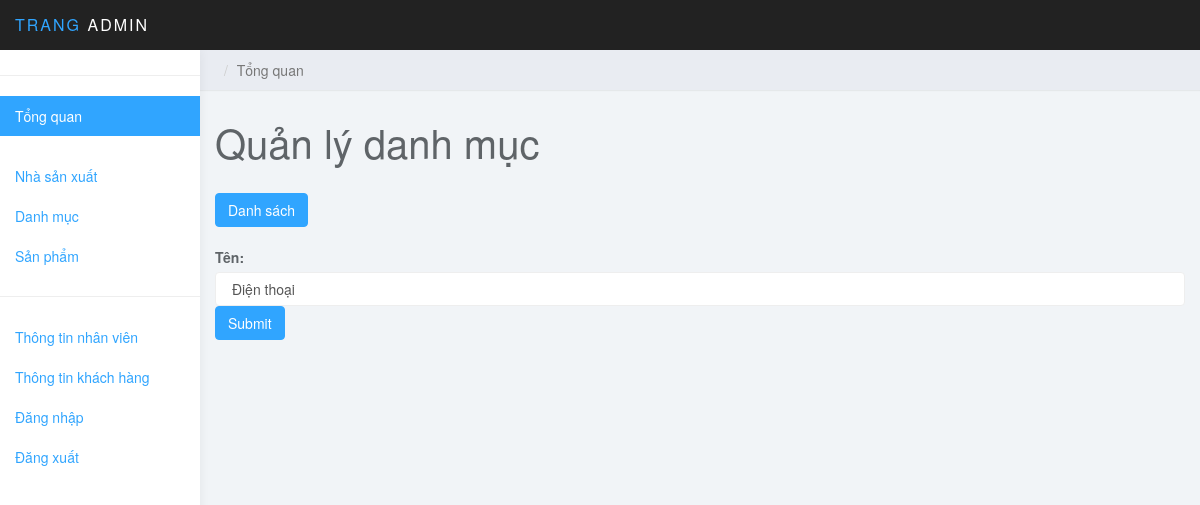
Before: /admin/menu/update.php?id=2 with the older database file.
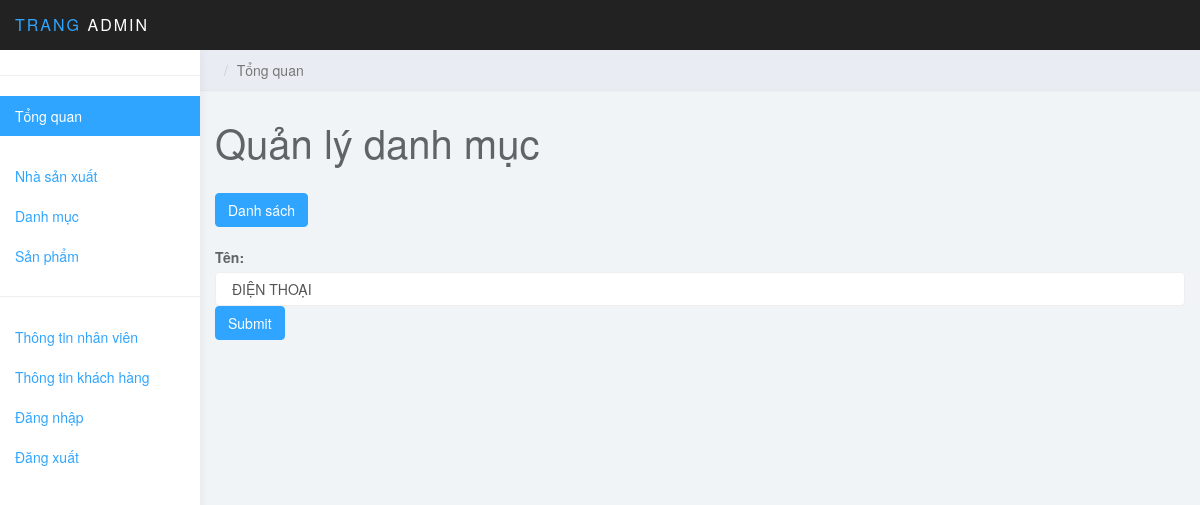
After: the same page with the newer database file.
### tables this page shows
CREATE TABLE `menu` (
  `id` int(11) NOT NULL,
  `name` varchar(50) NOT NULL
);

### admin/menu/update.php (the view, shortened to what this page needs)
<?php
include_once "../header.php";
include_once "../sidebar.php";
?>
<div class="col-sm-9 col-sm-offset-3 col-lg-10 col-lg-offset-2 main">
    <div class="row">
        <ol class="breadcrumb">
            <li class="active">Tổng quan</li>
        </ol>
    </div>
    <div class="row">
        <div class="col-lg-6">
            <h1 class="page-header">Quản lý danh mục</h1>
            <a href="index.php"><button type="button" class="btn btn-primary ">Danh sách</button></a>
        </div>
    </div>
    <form  style="padding-top: 20px" method="post" action="process_update.php">
        <div class="form-group">
            <?php
            $id = $_GET["id"];
            include_once "../connect.php";
            $sql = "SELECT * FROM menu WHERE id='$id'";
            $row=mysqli_query($connect,$sql);
            $each = mysqli_fetch_array($row);
            ?>
            <label for="">Tên:</label>
            <input type="text" required class="form-control" placeholder="Nhập tên" name="name" value=" <?php echo $each["name"] ?>"
        </div>
        <button type="submit" class="btn btn-primary">Submit</button>
    </form>
</div>
<?php
include_once "../footer.php";
?>

Changed rows visible on the page:
changed menu: name "Điện thoại" → "ĐIỆN THOẠI"
